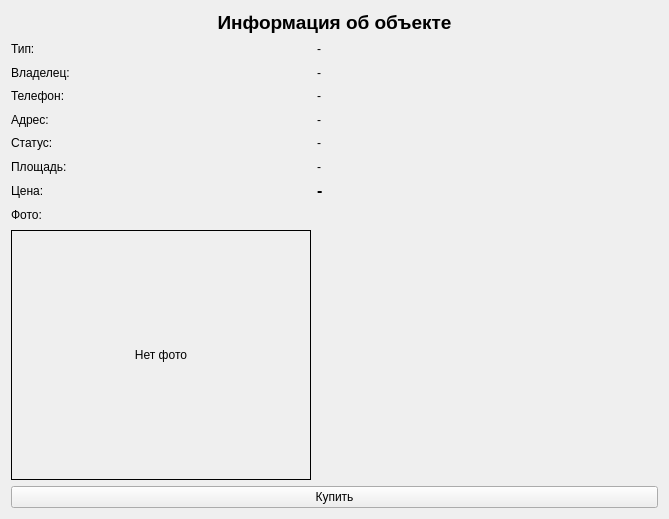
<?xml version="1.0" encoding="UTF-8"?>
<ui version="4.0">
 <class>ObjectWindow</class>
 <widget class="QWidget" name="ObjectWindow">
  <property name="geometry">
   <rect>
    <x>0</x>
    <y>0</y>
    <width>669</width>
    <height>519</height>
   </rect>
  </property>
  <property name="windowTitle">
   <string>Информация об объекте</string>
  </property>
  <layout class="QGridLayout" name="gridLayout" columnstretch="0,0">
   <item row="7" column="1">
    <widget class="QLabel" name="labelPriceValue">
     <property name="font">
      <font>
       <pointsize>12</pointsize>
       <weight>75</weight>
       <bold>true</bold>
      </font>
     </property>
     <property name="text">
      <string>-</string>
     </property>
    </widget>
   </item>
   <item row="7" column="0">
    <widget class="QLabel" name="labelPrice">
     <property name="text">
      <string>Цена:</string>
     </property>
    </widget>
   </item>
   <item row="6" column="0">
    <widget class="QLabel" name="labelSquare">
     <property name="text">
      <string>Площадь:</string>
     </property>
    </widget>
   </item>
   <item row="6" column="1">
    <widget class="QLabel" name="labelSquareValue">
     <property name="text">
      <string>-</string>
     </property>
    </widget>
   </item>
   <item row="1" column="0">
    <widget class="QLabel" name="labelType">
     <property name="text">
      <string>Тип:</string>
     </property>
    </widget>
   </item>
   <item row="0" column="0" colspan="2">
    <widget class="QLabel" name="labelTitle">
     <property name="font">
      <font>
       <pointsize>14</pointsize>
       <weight>75</weight>
       <bold>true</bold>
      </font>
     </property>
     <property name="text">
      <string>Информация об объекте</string>
     </property>
     <property name="alignment">
      <set>Qt::AlignCenter</set>
     </property>
    </widget>
   </item>
   <item row="1" column="1">
    <widget class="QLabel" name="labelTypeValue">
     <property name="text">
      <string>-</string>
     </property>
    </widget>
   </item>
   <item row="2" column="0">
    <widget class="QLabel" name="labelOwner">
     <property name="text">
      <string>Владелец:</string>
     </property>
    </widget>
   </item>
   <item row="5" column="0">
    <widget class="QLabel" name="labelStatus">
     <property name="text">
      <string>Статус:</string>
     </property>
    </widget>
   </item>
   <item row="5" column="1">
    <widget class="QLabel" name="labelStatusValue">
     <property name="text">
      <string>-</string>
     </property>
    </widget>
   </item>
   <item row="4" column="0">
    <widget class="QLabel" name="labelAddress">
     <property name="text">
      <string>Адрес:</string>
     </property>
    </widget>
   </item>
   <item row="4" column="1">
    <widget class="QLabel" name="labelAddressValue">
     <property name="text">
      <string>-</string>
     </property>
    </widget>
   </item>
   <item row="11" column="0" colspan="2">
    <widget class="QPushButton" name="btnClose">
     <property name="text">
      <string>Купить</string>
     </property>
    </widget>
   </item>
   <item row="8" column="0" colspan="2">
    <widget class="QLabel" name="label">
     <property name="text">
      <string>Фото:</string>
     </property>
    </widget>
   </item>
   <item row="3" column="1">
    <widget class="QLabel" name="labelPhoneValue">
     <property name="text">
      <string>-</string>
     </property>
    </widget>
   </item>
   <item row="3" column="0">
    <widget class="QLabel" name="labelPhone">
     <property name="text">
      <string>Телефон:</string>
     </property>
    </widget>
   </item>
   <item row="2" column="1">
    <widget class="QLabel" name="labelOwnerValue">
     <property name="text">
      <string>-</string>
     </property>
    </widget>
   </item>
   <item row="9" column="0">
    <widget class="QLabel" name="photo_label">
     <property name="minimumSize">
      <size>
       <width>300</width>
       <height>250</height>
      </size>
     </property>
     <property name="maximumSize">
      <size>
       <width>300</width>
       <height>250</height>
      </size>
     </property>
     <property name="frameShape">
      <enum>QFrame::Box</enum>
     </property>
     <property name="text">
      <string>Нет фото</string>
     </property>
     <property name="scaledContents">
      <bool>true</bool>
     </property>
     <property name="alignment">
      <set>Qt::AlignCenter</set>
     </property>
    </widget>
   </item>
  </layout>
 </widget>
 <resources/>
 <connections/>
</ui>
